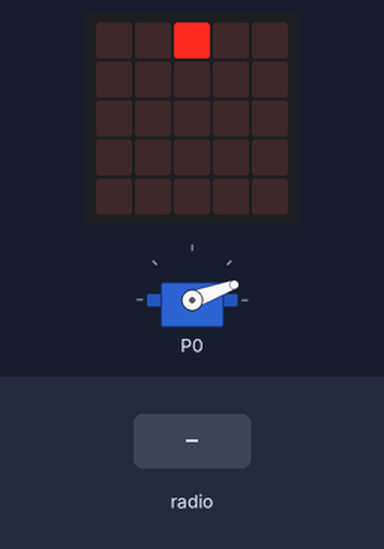
This program was run on a simulated BBC micro:bit (MakeCode). Shown: the board's 5×5 LED display, servo. The inputs (shaded band) are chosen by the test bench.

Above: at 1.6 s.
1.7 s: radio message "3" arrives
At 3.1 s:
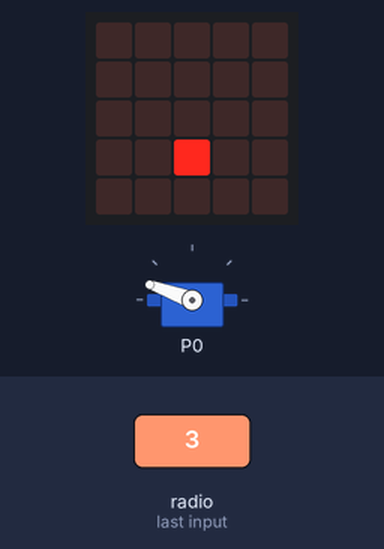
3.6 s: radio message "1" arrives
At 4.5 s:
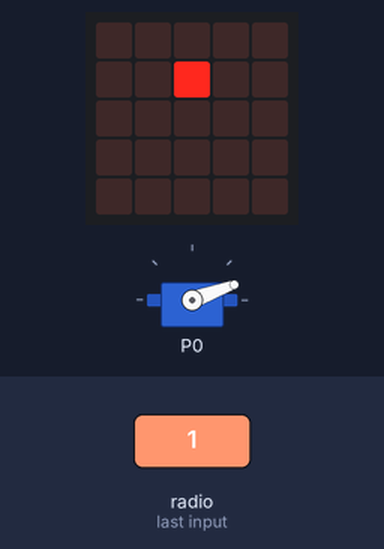
5.5 s: radio message "2" arrives
At 6.9 s:
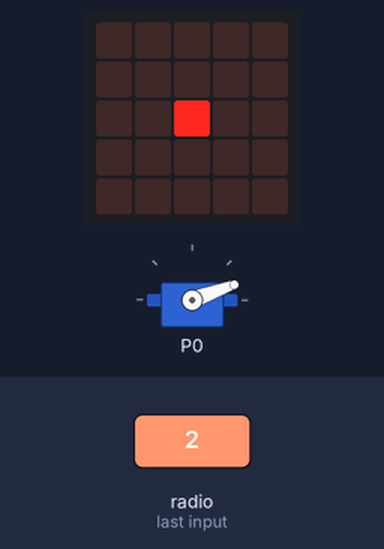
Timing chart, 0 to 8.5 s (numbered marks = the images above; inputs shaded):
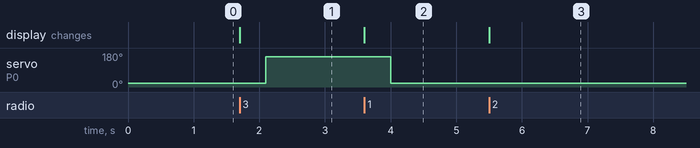

Measured:
- after the input at 1.7 s, servo on P0: 20° → 160° after 0.40 s; the display: changes at once (image 1)
- after the input at 3.6 s, servo on P0: 160° → 20° after 0.40 s; the display: changes at once (image 2)
- after the input at 5.5 s, the display: changes at once (image 3)

The program:

main.ts
```typescript
radio.onReceivedNumber(function (receivedNumber) {
    if (receivedNumber == 1) {
        basic.showLeds(`
            . . . . .
            . . # . .
            . . . . .
            . . . . .
            . . . . .
            `)
        servos.P0.setAngle(20)
    }
    if (receivedNumber == 2) {
        basic.showLeds(`
            . . . . .
            . . . . .
            . . # . .
            . . . . .
            . . . . .
            `)
        servos.P0.setAngle(20)
    }
    if (receivedNumber == 3) {
        basic.showLeds(`
            . . . . .
            . . . . .
            . . . . .
            . . # . .
            . . . . .
            `)
        servos.P0.setAngle(160)
    }
})
radio.setGroup(105)
basic.showLeds(`
    . . # . .
    . . . . .
    . . . . .
    . . . . .
    . . . . .
    `)
servos.P0.setAngle(20)
```

test.ts
```typescript
// tests gaan hier; deze zal niet worden gecompileerd wanneer dit pakket wordt gebruikt als extensie.
```
